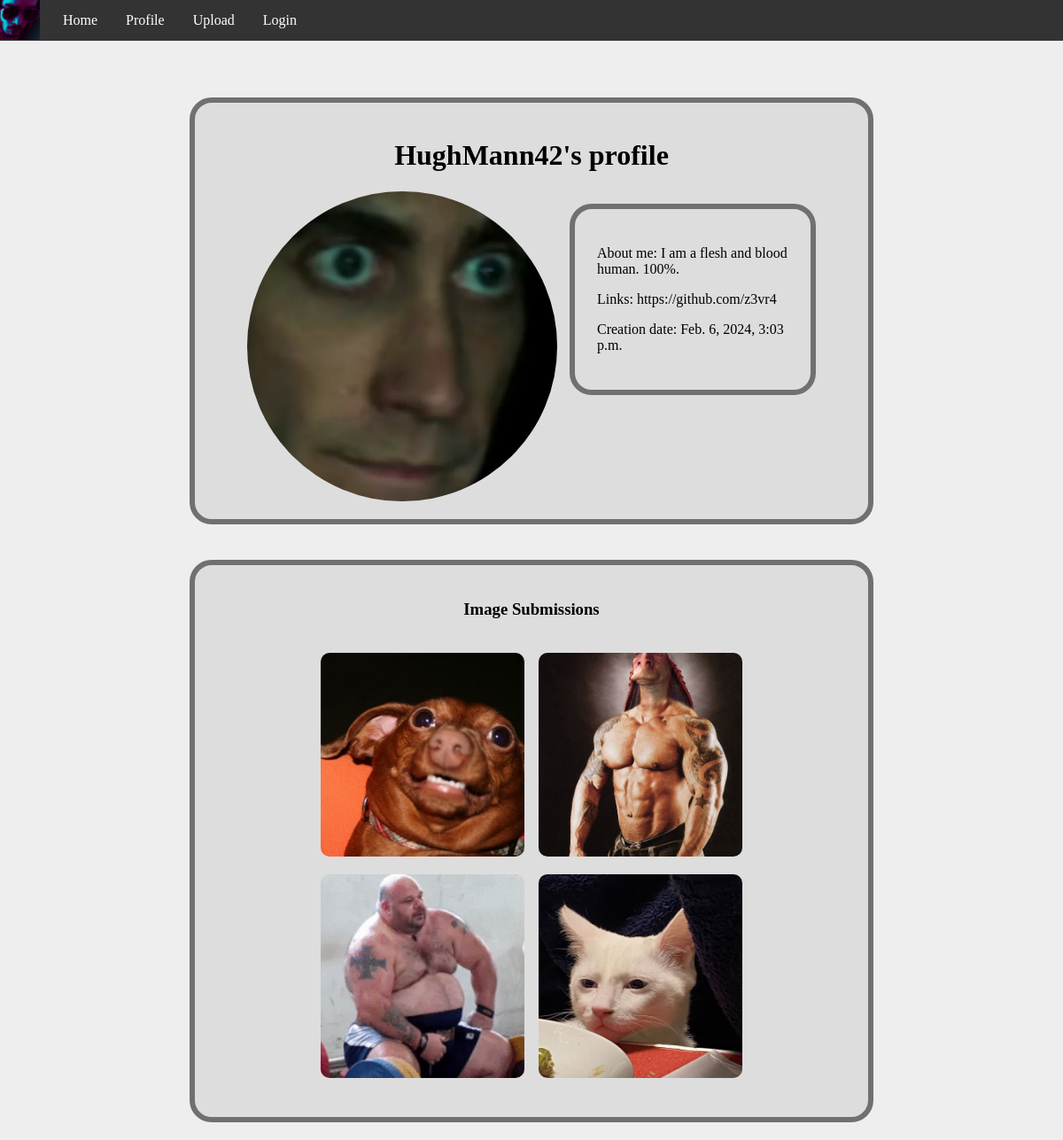
The app's page /profile/HughMann42/ with its own data.
### PhotoApp/models.py (models this page shows)
class UserProfile(models.Model):
    user = models.OneToOneField(User, on_delete=models.CASCADE)
    profile_image = models.ImageField(upload_to='profile_images/', blank=True, default="images/defaultimg.png")
    creation_date = models.DateTimeField(auto_now_add=True)
    short_description = models.TextField(max_length=255)
    social_links = models.TextField(blank=True)

class ImageSubmission(models.Model):
    user = models.ForeignKey(UserProfile, on_delete=models.CASCADE)
    image = models.ImageField(upload_to='image_submissions/')
    creation_date = models.DateTimeField(auto_now_add=True)
    description = models.TextField()
    title = models.CharField(max_length=120, blank=True)

### PhotoApp/views.py (the view)
# urls.py: path('profile/<str:username>/', detail_profile_view, name='detail_profile'),
def detail_profile_view(request, username):
    user_profile = get_object_or_404(UserProfile, user__username=username)
    context = {
        'user_profile': user_profile,
    }
    return render(request, 'PhotoApp/profiledetail.html', context)

### PhotoApp/templates/PhotoApp/profiledetail.html (shortened to what this page needs)
{% extends 'PhotoApp/base.html' %}
{% block content %}
    <div class="center-horizontal">
        <div class="gray-container">
        <h1>{{ user_profile.user.username }}'s profile</h1>
        <div class="profile-image-container">
            <img src="{{ user_profile.profile_image.url }}" class="profile-image">
        </div>
        <div class="comment-container">
            <p>About me: {{ user_profile.short_description }}</p>
            <p>Links: {{ user_profile.social_links }}</p>
            <p>Creation date: {{ user_profile.creation_date }}</p>
        </div>
    </div>
    <div class="gray-container">
    <h3>Image Submissions</h3>
    <div class="gallery">
      {% for submission in user_profile.imagesubmission_set.all %}
          <a href="{% url 'image_submission_detail' submission.id %}" class="grid-li">
              <div class="square-image-container">
                  <img src="{{ submission.image.url }}" alt="{{ submission.description }}">
              </div>
          </a>
      {% endfor %}
  </div>
</div>
</div>
{% endblock %}

### PhotoApp/templates/PhotoApp/base.html (style rules this page uses)
html { background-color: #eeeeee; }
body { margin: 0 }
.gray-container { width: 60%; background-color: #dddddd; border: 6px solid #707070; border-radius: 25px; padding: 20px; display: inline-block; margin: 20px; }
.center-horizontal { text-align: center; align-items: center; }
.gallery { display: flex; flex-wrap: wrap; justify-content: center; gap: 16px; max-width: 1400px; margin: 0 auto; padding: 20px 10px; }
.gallery img { width: 230px; height: 230px; object-fit: cover; border-radius: 10px; }
.comment-container { width: 30%; background-color: #dddddd; border: 6px solid #707070; border-radius: 25px; padding: 25px; margin-bottom: 50px; display: inline-block; text-align: left; }
.profile-image-container { width: 350px; height: 350px; overflow: hidden; border-radius: 50%; margin-right: 10px; display: inline-block; vertical-align: middle; }
.profile-image { width: 100%; height: 100%; object-fit: cover; }
a:link:not(nav a) { color: #e9c400; }

### records on screen
UserProfile: user.username "HughMann42", profile_image (picture), short_description "I am a flesh and blood human. 100%.", social_links "https://github.com/z3vr4", creation_date "Feb. 6, 2024, 3:03 p.m."
ImageSubmission: image (picture)
ImageSubmission: image (picture)
ImageSubmission: image (picture)
ImageSubmission: image (picture)
